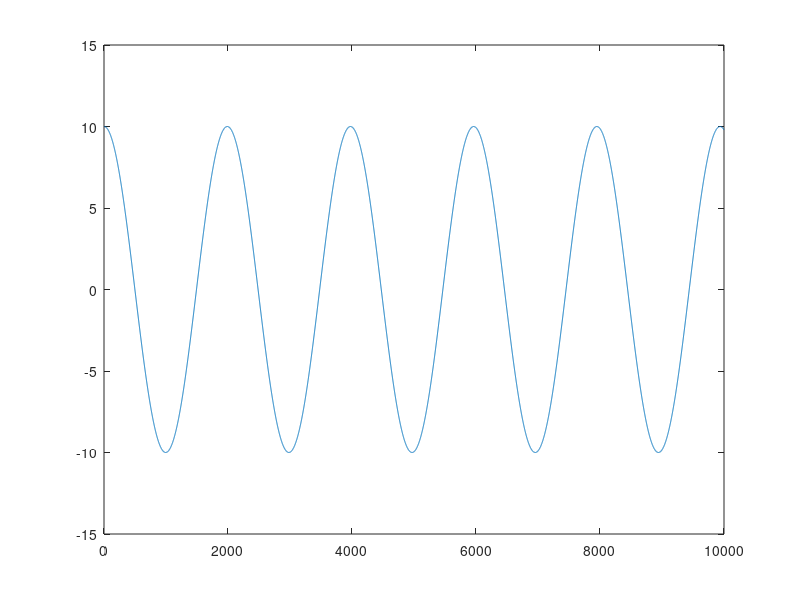

Source code (MATLAB):
n = 10000;              % Number of time steps
t = 0.01;               % Time step
x = zeros(1,n);         % Vector storing state
v = 0;                  % Velocity
a = 0;                  % Acceleration
x(1) = 10;              % Initial state
kP = 0.1;               % Proportional Gain

set_state = 0;

for i=2:n
    % Calculate new state
    v = v + a*t;
    x(i) = x(i-1) + v*t;

    % Calculate new control signal
    error = set_state - x(i);
    a = kP * error;
end

plot(x)
